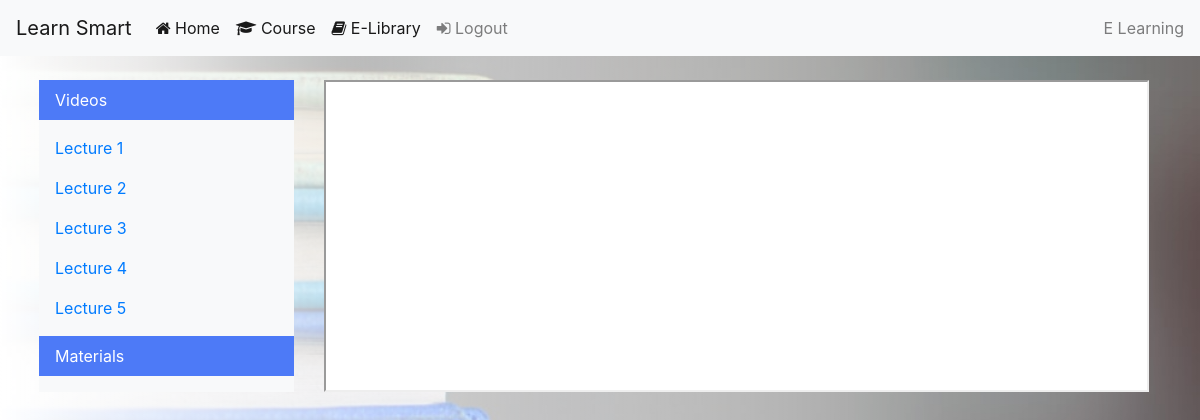
Screenshot of /student/courses/tutorial13/ (signed in) with the database file from the repository.
### eLearning/models.py (models this page shows, shortened)
class Video(models.Model):
	title = models.CharField(max_length=10000)
	link = models.CharField(max_length=50000, null=True, blank=True)
	video = models.FileField(null=True, blank=True)
	uploaded_at = models.DateTimeField(default=datetime.now())
	tags = models.ManyToManyField(Tag, related_name='choice_videos', null=True, blank=True)
	course = models.ForeignKey('CourseTutorial', related_name='choice_videos', on_delete=models.CASCADE, null=True, blank=True)

### eLearning/decorators.py (the view)
	def wrapper(request, login_url='eLearning:login', *args, **kwargs):
		if not 'student_id' in request.session:
			request.session['url_to_go'] = request.get_full_path()
			return redirect(login_url)
		else:
			return function(request, *args, **kwargs)

### eLearning/views.py (called while the page is built, shortened)
@student_login_required
def showTut(request, tut_id):
	tut = CourseTutorial.objects.get(id=tut_id)
	if request.method=='GET':
		if 'paramMet' in request.GET:
			met_id = int(request.GET['paramMet'])
			met = Material.objects.get(id=met_id)
			return render(request, 'eLearning/Student/showTut.html', {'tut': tut, 'met_id': met_id, 'met': met})
		else:
			print('\n\n\n\n\n')
			print(tut.videos.all().count())
			print('\n\n\n\n\n')
			whatToClick = None
			if not tut.videos.all().count()==0:
				whatToClick = "Video"
			elif not tut.materials.all().count()==0:
				whatToClick = "Met"
			return render(request, 'eLearning/Student/showTut.html', {'tut': tut, 'whatToClick': whatToClick})
	return render(request, 'eLearning/Student/showTut.html', {'tut': tut})

### eLearning/templates/eLearning/Student/showTut.html (shortened to what this page needs)
{% extends 'baseStudent.html' %}
{% block body %}
<div class="container">
	<div class="row">
		<div class="col-lg-3 col-md-3 col-sm-12 col-xs-12">
			<a class="video-menu nav-link" href="#"> Videos        </a>
			<nav class="navbar bg-light video-drop">
			  <ul class="navbar-nav">
			  	{% for item in tut.videos.all %}
			    <li class="nav-item">
			      <a class="nav-link t_vid{{forloop.counter}}" href="{% url 'eLearning:showTut' tut.id %}?paramvideo={{item.id}}"> {{ item.title }} </a>
			    </li>
			    {% endfor %}
				</ul>
			</nav>
			<a class="material-menu nav-link" href="#"> Materials   <span class='fa fa-plus plus2'  style='color: white;'>  </a>
			<nav class="navbar bg-light material-drop">
			</nav>
		</div>
		<div class='col-lg-9 col-md-9 col-sm-12 col-xs-12'>
			{% if vid %}
			<div>
				{% if isvideo %}
				<iframe class="vid" width="1000" height="600" src="{{ vid.video.url }}"></iframe>
				{% else %}
				<iframe class="vid" width="1000" height="600" src="{{ vid.link }}" id="toShow"></iframe>
				<script>
					var url= ("{{ vid.link }}").replace('watch?v=','embed/');
					$('#toShow').attr('src', url);
				</script>
				{% endif %}
			</div>
			<script>
				//if(window.innerWidth <= 767){
					var n1 = 0;
				 	$('.video-menu').on('click',function(){
							if(n1%2==0)
							{
								$('.video-drop').css('display','block');
								$('.minus1').css('display','inline');
								$('.plus1').css('display','none');
								n1 = n1+1;
							}
							else
								{
									$('.video-drop').css('display','none');
									$('.minus1').css('display','none');
									$('.plus1').css('display','inline');
									n1 = n1+1;
								}
							});
							var n2=0;
				$('.material-menu').on('click',function(){
					if(n2%2==0)
					{
					$('.material-drop').css('display','block');
					$('.plus2').css('display','none');
					$('.minus2').css('display','inline');
					n2=n2+1;
				}
				else
				{
				$('.material-drop').css('display','none');
				$('.plus2').css('display','inline');
				$('.minus2').css('display','none');
				n2 = n2+1;
			}
			})
			//}
			</script>
			{% else %}
				<iframe width="420" height="315" src="{{ met.met.url }}" style="background-color: white; width: 100%; height: 100%;"></iframe>
			{% endif %}
		</div>
	</div>
</div>
{% endblock %}

### eLearning/templates/eLearning/Student/showTut.html (style rules this page uses)
.container { margin: 2%; }
@media screen and (min-width: 431px) { .video-menu { background-color: #4D7AF7; color: white; } }
@media screen and (min-width: 431px) { .material-menu { background-color: #4D7AF7; color: white; } }
@media screen and (min-width: 768px) { .video-drop { display:block; } }
@media screen and (min-width: 768px) { .material-drop { display:block; } }

### rows the page displays
Video: title "Lecture 1"
Video: title "Lecture 2"
Video: title "Lecture 3"
Video: title "Lecture 4"
Video: title "Lecture 5"
